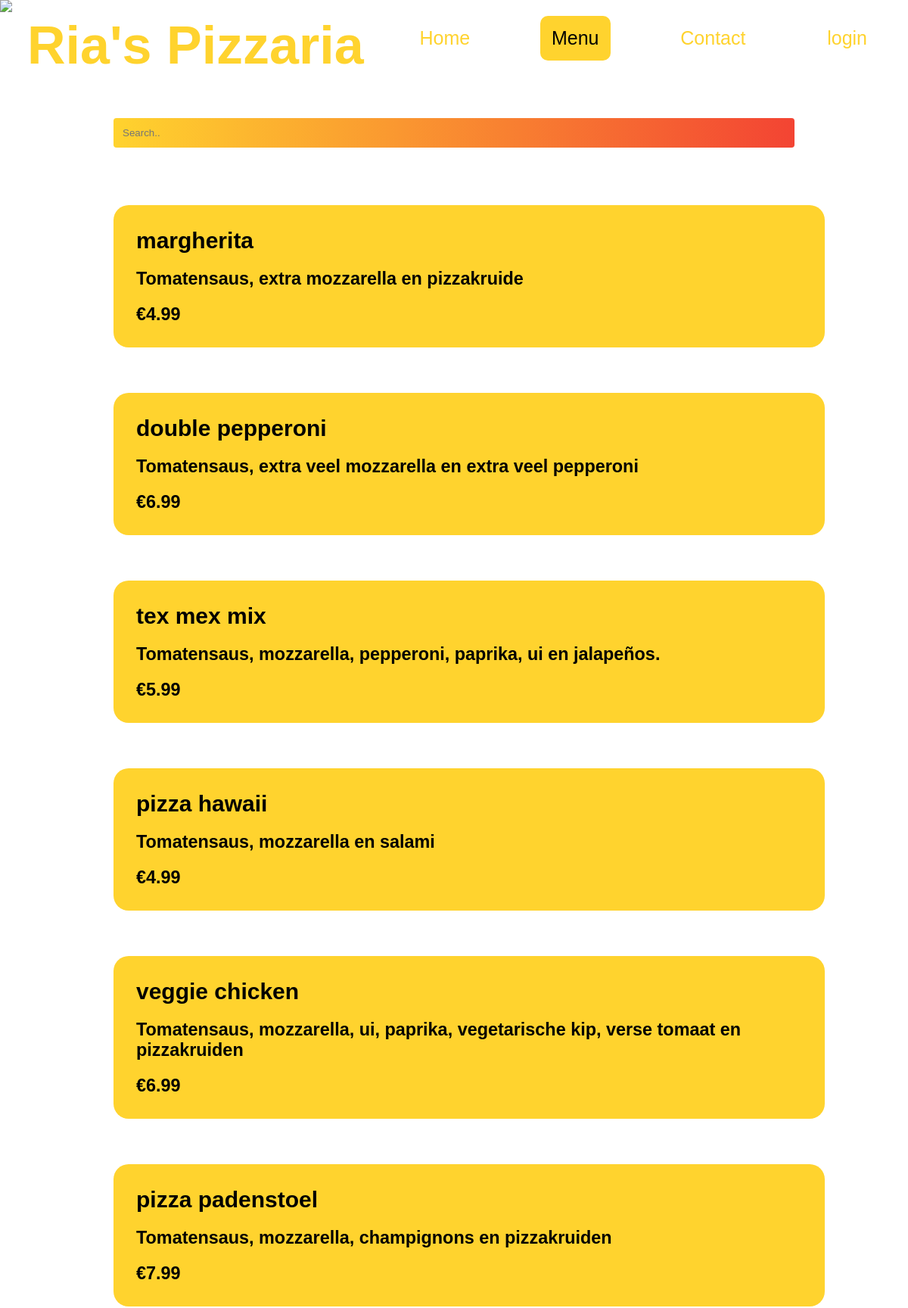
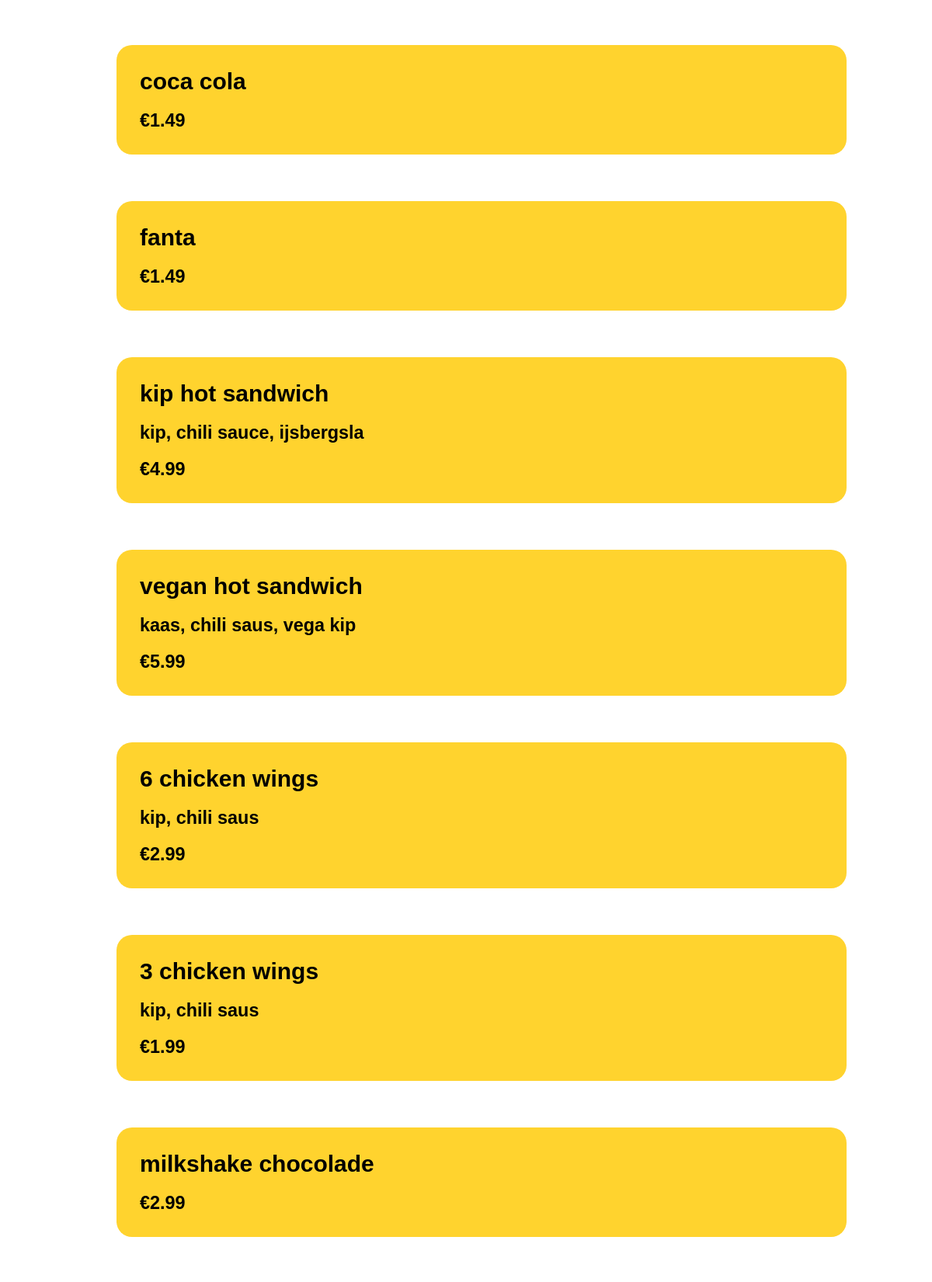
Page /menu.php (upper part) on the committed database (2 pictures, top to bottom).
### tables this page shows
CREATE TABLE `menukaart` (
  `id` int(11) NOT NULL,
  `tag` varchar(255) NOT NULL,
  `product` varchar(255) NOT NULL,
  `ingredienten` varchar(255) NOT NULL,
  `categorie` varchar(255) NOT NULL,
  `prijs` decimal(10,2) NOT NULL
);

### menu.php (the view, shortened to what this page needs)
<?php include_once("includes/connect.php"); ?>
<!DOCTYPE html>
<html lang="en">
<head>
  <link rel="stylesheet" href="./css/style.css">
</head>
<body>
  <div id="navbar">
    <img src="img/Riapizzarialogo.png" height="200px">
    <h1>Ria's Pizzaria</h1>
    <a href="./index.php">Home</a>
    <a href="menu.php" class="huidig">Menu</a>
    <a href="contact.php">Contact</a>
    <a href="login.php">login</a>
  </div>
  <div id="content">
    <div id="menu">
      <input type="text" id="mySearch" onkeyup="zoekFunctie()" placeholder="Search.." title="Type in a category">
      <ul id="menulist">
        <?php
          $sql = "SELECT * FROM menukaart";
          $stmt = $connect->prepare($sql);
          $stmt->execute();
          $result = $stmt->fetchALL();
          foreach ($result as $res) { ?>
            <li>
              <div id="item">
                <div id="product">
                  <h2><?php echo $res["product"]; ?></h2>
                </div>
                <?php if (!$res["ingredienten"] == '') { ?>
                  <div id="ingredienten">
                    <h3><?php echo $res["ingredienten"]; ?></h3>
                  </div>
                <?php } ?>
                <div id="prijs">
                  <h3>€<?php echo $res["prijs"]; ?></h3>
                </div>
              </div>
            </li>
        <?php } ?>
      </ul>
    </div>
  </div>
</body>
</html>

### css/style.css (style rules this page uses)
* { margin: 0%; font-family: Arial, Helvetica, sans-serif; }
body { font-family: Arial, Helvetica, sans-serif; background-image: url("../img/pizzabg1.jpg"); background-size: 100%; padding-bottom: 100px; }
#content { display: flex; flex-direction: column; align-items: center; width: 100%; margin-top: 150px; }
#navbar { display: flex; flex-direction: row; position: fixed; top: 0; width: 100%; height: 100px; transition: top 0.3s; }
#navbar a { display: flex; margin: auto; color: #FFD32E; padding: 15px; text-decoration: none; font-size: 25px; border-radius: 10px; }
#navbar h1 { color: #FFD32E; font-size: 70px; margin: 20px; }
.huidig { background-color: #FFD32E; color: black!important; }
input[type=text], select, textarea { width: 100%; padding: 12px; border-radius: 4px; box-sizing: border-box; margin-top: 6px; margin-bottom: 16px; resize: vertical; }
input[type=text] { background-image: linear-gradient(to right, #FFD32E, #F34433); border: none; }
#menu { display: flex; flex-direction: column; align-items: center; width: 900px; }
#menulist { list-style: none }
#item { display: flex; flex-direction: column; border-radius: 20px; margin-top: 60px; width: 900px; background-color: #FFD32E; font-size: 20px; padding: 20px; }
#item div { display: flex; margin: 10px; }

### rows in the picture
menukaart: product "margherita", ingredienten "Tomatensaus, extra mozzarella en pizzakruide", prijs "4.99"
menukaart: product "double pepperoni", ingredienten "Tomatensaus, extra veel mozzarella en extra veel pepperoni", prijs "6.99"
menukaart: product "tex mex mix", ingredienten "Tomatensaus, mozzarella, pepperoni, paprika, ui en jalapeños.", prijs "5.99"
menukaart: product "pizza hawaii", ingredienten "Tomatensaus, mozzarella en salami", prijs "4.99"
menukaart: product "veggie chicken", ingredienten "Tomatensaus, mozzarella, ui, paprika, vegetarische kip, verse tomaat en pizzakruiden", prijs "6.99"
menukaart: product "pizza padenstoel", ingredienten "Tomatensaus, mozzarella, champignons en pizzakruiden", prijs "7.99"
menukaart: product "coca cola", prijs "1.49"
menukaart: product "fanta", prijs "1.49"
menukaart: product "kip hot sandwich", ingredienten "kip, chili sauce, ijsbergsla", prijs "4.99"
menukaart: product "vegan hot sandwich", ingredienten "kaas, chili saus, vega kip", prijs "5.99"
menukaart: product "6 chicken wings", ingredienten "kip, chili saus", prijs "2.99"
menukaart: product "3 chicken wings", ingredienten "kip, chili saus", prijs "1.99"
menukaart: product "milkshake chocolade", prijs "2.99"
